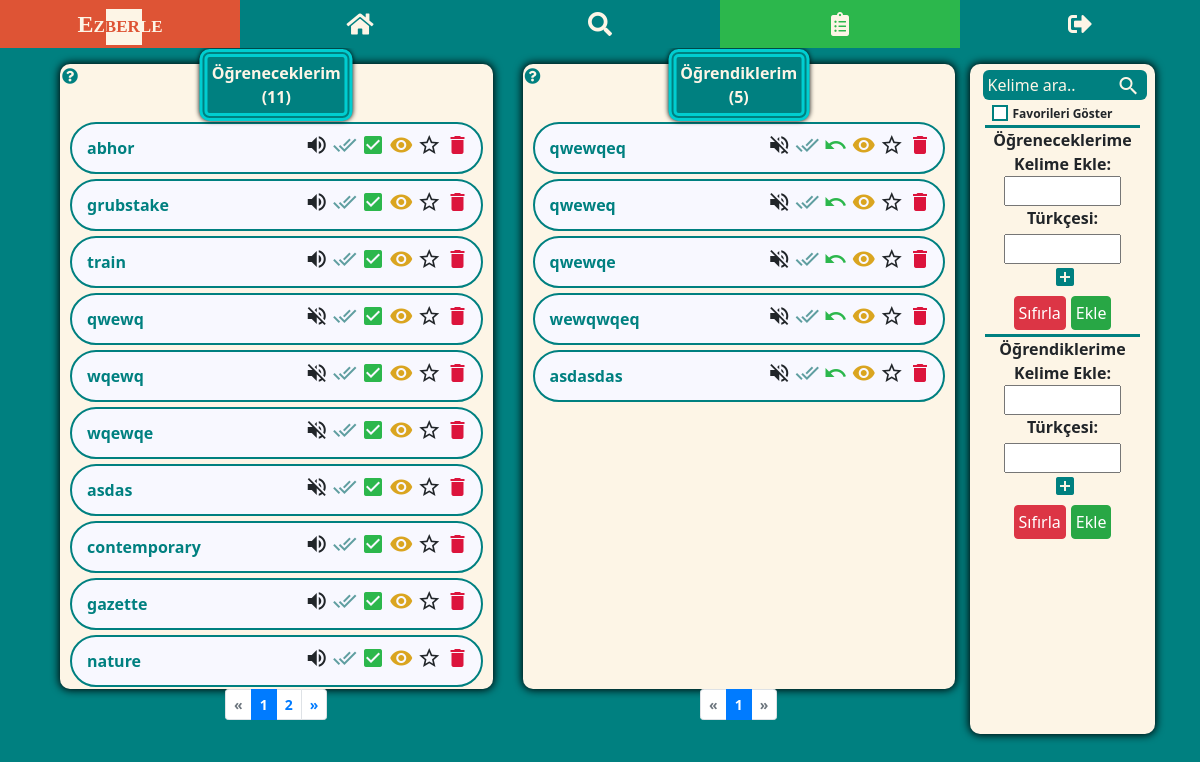
/kelime_listesi/ (signed in), run on the app's committed database.
### my_dict/models.py (models this page shows, shortened)
class WordEn(models.Model):
    user = models.ForeignKey(User, on_delete=models.CASCADE)
    english = models.CharField(max_length=100)
    audio = models.CharField(max_length=300)
    create_time = models.DateTimeField(auto_now_add=True)
    is_learned = models.BooleanField(default=False)
    is_seen = models.BooleanField(default=False)
    is_starred = models.BooleanField(default=False)
    is_in_reminder_list = models.BooleanField(default=False)
    memorize_tracker = FieldTracker(fields=['is_learned'])
    class Meta:
        ordering = ['-create_time']

### my_dict/views.py (the view)
# urls.py: path('kelime_listesi/', my_word_list, name='word-list'),
@login_required
def my_word_list(request):
    learned_words = WordEn.objects.filter(user=request.user, is_learned=True)
    unlearned_words = WordEn.objects.filter(user=request.user, is_learned=False)
    learned_count = len(learned_words)
    unlearned_count = len(unlearned_words)
    if request.method == 'POST':
        if "english-unl" in request.POST:
            word_en = request.POST.get('english-unl')
            word_tr_list = request.POST.getlist('turkish-unl[]')
            if not WordEn.objects.filter(user=request.user, english=word_en).exists():
                create_word_en = WordEn(user=request.user, english=word_en)
                create_word_en.save()
                for word_tr in word_tr_list:
                    if word_tr.strip() != "":
                        create_word_tr = create_word_en.turkish.create(turkish=word_tr)
                        create_word_tr.save()
                is_added = True
            else:
                is_added = False
            data = {'is_added': is_added}
            return JsonResponse(data)
        elif "english-l" in request.POST:
            word_en = request.POST.get('english-l')
            word_tr_list = request.POST.getlist('turkish-l[]')
            if not WordEn.objects.filter(user=request.user, english=word_en).exists():
                create_word_en = WordEn(user=request.user, english=word_en, is_learned=True)
                create_word_en.save()
                for word_tr in word_tr_list:
                    if word_tr.strip() != "":
                        create_word_tr = create_word_en.turkish.create(turkish=word_tr)
                        create_word_tr.save()
                is_added = True
            else:
                is_added = False
            data = {'is_added': is_added}
            return JsonResponse(data)
    elif request.method == "GET":
        word = request.GET.get("q")
        my_word_list_search(request, word)
    paginator_unl = Paginator(unlearned_words, 10)
    page_no_unl = request.GET.get('s')
    page_unl = paginator_unl.get_page(page_no_unl)
    paginator_l = Paginator(learned_words, 10)
    page_no_l = request.GET.get('p')
    page_l = paginator_l.get_page(page_no_l)
    context = {
        'page_obj_unl': page_unl,
        'page_obj_l': page_l,
        'learned_words': learned_words,
        'unlearned_words': unlearned_words,
        'learned_count': learned_count,
        'unlearned_count': unlearned_count,
    }
    return render(request, 'my_dict/word_list.html', context=context)

### my_dict/templates/my_dict/word_list.html (shortened to what this page needs)
{% extends 'base.html' %}
{% load static %}
{% block content %}
<div class="container-md">
<div class="row mt-3">
    <div class="col-lg-5 tbl-first">
        <div class="tbl-words position-relative">
            <span class="wl-title">Öğreneceklerim <br> <div>(<span class="count-unl">{{ unlearned_count }}</span>)</div></span>
            <div class="tt">
              <i class="fas fa-question-circle"></i>
            </div>
            <ul class="unl-word">
                {% if "kelime_listesi/q=" not in request.path or page_obj_unl|length > 0 %}
                    {% for word in page_obj_unl %}
                    <li data-id="{{word.id}}" class="li{{word.id}}">
                        <div class="en-section">
                            <div class="align-self-center word">
                                <a href="{% url 'dictionary' word.english %}">{{ word.english }}</a>
                            </div>
                            <div data-id="{{word.id}}" class="btn-grp">
                                {% if word.audio %}
                                <i title="Dinle" class="material-icons audio">volume_up</i>
                                {% else %}
                                <i title="Ses mevcut değil" class="material-icons audio">volume_off</i>
                                {% endif %}
                                {% if word.is_seen %}
                                <i title="Görüldü" class="material-icons tick-seen dodger">done_all</i>
                                {% else %}
                                <i title="Görüldü" class="material-icons tick-seen cadet">done_all</i>
                                {% endif %}
                                <i title="Ezberledim" class="material-icons tick-learn memorize">check_box</i>
                                <button data-toggle="collapse" data-target=".tr{{word.id}}" class="eye">
                                    <i title="Türkçelerini göster" class="material-icons">remove_red_eye</i>
                                </button>
                                {% if not word.is_starred %}
                                <i title="Favorilere ekle" class="material-icons star">star_border</i>
                                {% else %}
                                <i title="Favorilere eklendi" class="material-icons star pale-yellow">star</i>
                                {% endif %}
                                <i title="Sil" class="material-icons del del-unl">delete</i>
                            </div>
                        </div>
                    </li>
                    {% endfor %}
                {% elif page_obj_unl|length == 0 and '$favorites' not in request.path %}
                    <li>Bu listeye <u>{{word}}</u> için bir kelime kayıt edilmemiş.</li>
                {% endif %}
            </ul>
        </div>
        {% if 'kelime_listesi/q=' not in request.path or unl_pg_count > 9 %}
        <nav aria-label="Page navigation example">
          <ul class="pagination pagination-sm justify-content-center">
          {% if page_obj_unl.has_previous %}
              <li class="page-item">
              <a class="page-link" href="?s={{ page_obj_unl.previous_page_number }}">&laquo</a>
            </li>
          {% else %}
              <li class="page-item disabled">
              <a class="page-link" href="#" tabindex="-1" aria-disabled="true">&laquo</a>
            </li>
          {% endif %}
          {% for i in page_obj_unl.paginator.page_range %}
              {% if page_obj_unl.number == i %}
                  <li class="page-item active" aria-current="page">
                <span class="page-link">
                  {{ i }}
                </span>
              </li>
              {% elif i > page_obj_unl.number|add:'-5' and i < page_obj_unl.number|add:'5' %}
                   <li class="page-item"><a class="page-link" href="?s={{ i }}">{{ i }}</a></li>
              {% endif %}
          {% endfor %}
          {% if page_obj_unl.has_next %}
              <li class="page-item">
              <a class="page-link" href="?s={{ page_obj_unl.next_page_number }}">&raquo</a>
            </li>
          {% else %}
              <li class="page-item disabled">
              <a class="page-link" href="#" tabindex="-1" aria-disabled="true">&raquo</a>
            </li>
          {% endif %}
        </ul>
      </nav>
        {% endif %}
    </div>
    <div class="col-lg-5 mt-md-2 mt-lg-0">
        <div class="tbl-words position-relative">
            <span class="wl-title">Öğrendiklerim <br> (<span class="count-l">{{ learned_count }}</span>)</span>
            <div class="tt">
              <i class="fas fa-question-circle"></i>
            </div>
            <ul class="l-word">
                {% if "kelime_listesi/q=" not in request.path or page_obj_l|length > 0 %}
                    {% for word in page_obj_l %}
                    <li data-id="{{word.id}}" class="li{{word.id}}">
                        <div class="en-section">
                            <div class="align-self-center word">
                                <a href="{% url 'dictionary' word.english %}">{{ word.english }}</a>
                            </div>
                            <div data-id="{{word.id}}" class="btn-grp">
                                {% if word.audio %}
                                <i title="Dinle" class="material-icons audio">volume_up</i>
                                <audio src="{{word.audio}}"></audio>
                                {% else %}
                                <i title="Ses mevcut değil" class="material-icons audio">volume_off</i>
                                {% endif %}
                                {% if word.is_seen %}
                                <i title="Görüldü" class="material-icons tick-seen dodger">done_all</i>
                                {% else %}
                                <i title="Görüldü" class="material-icons tick-seen cadet">done_all</i>
                                {% endif %}
                                <i title="Unuttum" class="material-icons tick-unlearn memorize">undo</i>
                                {% if word.turkish %}
                                <button data-toggle="collapse" data-target=".tr{{word.id}}" class="eye"><i title="Türkçelerini göster" class="material-icons">remove_red_eye</i></button>
                                {% endif %}
                                {% if not word.is_starred %}
                                <i title="Favorilere ekle" class="material-icons star">star_border</i>
                                {% else %}
                                <i title="Favorilere eklendi" class="material-icons star pale-yellow">star</i>
                                {% endif %}
                                <i title="Sil" class="material-icons del del-l">delete</i>
                            </div>
                        </div>
                    </li>
                    {% endfor %}
                {% elif page_obj_l|length == 0 and '$favorites' not in request.path %}
                    <li>Bu listeye <u>{{word}}</u> için bir kelime kayıt edilmemiş.</li>
                {% endif %}
            </ul>
        </div>
        {% if 'kelime_listesi/q=' not in request.path or l_pg_count > 9 %}
        <nav aria-label="Page navigation example">
          <ul class="pagination pagination-sm justify-content-center">
          {% if page_obj_l.has_previous %}
              <li class="page-item">
              <a class="page-link" href="?p={{ page_obj_l.previous_page_number }}">&laquo</a>
            </li>
          {% else %}
              <li class="page-item disabled">
              <a class="page-link" href="#" tabindex="-1" aria-disabled="true">&laquo</a>
            </li>
          {% endif %}
          {% for i in page_obj_l.paginator.page_range %}
              {% if page_obj_l.number == i %}
                  <li class="page-item active" aria-current="page">
                <span class="page-link">
                  {{ i }}
                </span>
              </li>
              {% elif i > page_obj_l.number|add:'-5' and i < page_obj_l.number|add:'5' %}
                   <li class="page-item"><a class="page-link" href="?p={{ i }}">{{ i }}</a></li>
              {% endif %}
          {% endfor %}
          {% if page_obj_l.has_next %}
              <li class="page-item">
              <a class="page-link" href="?p={{ page_obj_l.next_page_number }}">&raquo</a>
            </li>
          {% else %}
              <li class="page-item disabled">
              <a class="page-link" href="#" tabindex="-1" aria-disabled="true">&raquo</a>
            </li>
          {% endif %}
          </ul>
        </nav>
        {% endif %}
    </div>
    <div class="col-lg-2 col-sm-8 word-mng mb-lg-0 mb-5">
        <div>
            <div class="d-flex justify-content-center word-mng-search">
                {% if 'kelime_listesi/q=' in request.path and '$favorites' not in request.path %}
                    <input title="Bir kelime arayın" class="srch-i" type="search" placeholder="Kelime ara.." onClick="this.setSelectionRange(0, this.value.length)" aria-autocomplete="none" autofocus>
                    <button class="srch-btn" type="submit">
                        <i class="material-icons">search</i>
                    </button>
                {% else %}
                    <input title="Bir kelime arayın" class="srch-i" type="search" placeholder="Kelime ara.." onClick="this.setSelectionRange(0, this.value.length)" aria-autocomplete="none" autofocus>
                    <button class="srch-btn" type="submit">
                        <i class="material-icons">search</i>
                    </button>
                {% endif %}
            </div>
            {% if '$favorites' in request.path %}
            <div class="d-flex justify-content-center show-fav">
                <label class="custom-cb" for="show-fav">Favorileri Göster
                    <input id="show-fav" type="checkbox" checked>
                    <span class="checkbox"></span>
                </label>
            </div>
            {% else %}
            <div class="d-flex justify-content-center show-fav">
                <label class="custom-cb" for="show-fav">Favorileri Göster
                    <span class="checkbox"></span>
                </label>
            </div>
            {% endif %}
        </div>
        <div class="mng-body">
            <div class="text-center mng-top">
                <div>
                    <span id="add-title-unl">Öğreneceklerime</span><br>
                    <label for="english-unl">Kelime Ekle:</label>
                </div>
                <div><input type="text" id="english-unl" name="english-unl" required autocomplete="off"></div>
                <div><label for="turkish-unl">Türkçesi:</label></div>
                <div><input type="text" id="turkish-unl" name="turkish-unl" class="input-tr-unl mt-1 turkish w-75" autocomplete="off"></div>
                <div class="d-flex justify-content-center">
                  <button class="add-tr add-tr-unl"><i class="material-icons teal">add_box</i></button>
                </div>
                <div class="d-flex justify-content-center mb-1">
                  <input class="btn btn-danger p-1 reset-unl" type="reset" value="Sıfırla">
                  <input class="btn btn-success p-1 add2unl" type="submit" value="Ekle">
                </div>
            </div>
        </div>
        <div class="text-center mng-bottom">
            <div>
                <span id="add-title-l">Öğrendiklerime</span> <br>
                <label for="english-l">Kelime Ekle:</label>
            </div>
            <div><input type="text" id="english-l" name="english-l" required autocomplete="off"></div>
            <div><label for="turkish-l">Türkçesi:</label></div>
            <div><input type="text" id="turkish-l" name="turkish-l" class="input-tr-l mt-1 turkish w-75" autocomplete="off"></div>
            <div class="d-flex justify-content-center">
              <button class="add-tr add-tr-l"><i class="material-icons teal">add_box</i></button>
            </div>
            <div class="d-flex justify-content-center mng-form2 mb-sm-1 mb-lg-0">
              <input class="btn btn-danger p-1 reset-l" type="reset" value="Sıfırla">
              <input class="btn btn-success p-1 add2l" type="submit" value="Ekle">
            </div>
        </div>
    </div>
</div>
</div>
{% endblock %}

### data on the page
WordEn: english "abhor", is_seen False (drawn), is_starred False (drawn)
WordEn: english "grubstake", is_seen False (drawn), is_starred False (drawn)
WordEn: english "train", is_seen False (drawn), is_starred False (drawn)
WordEn: english "qwewq", is_seen False (drawn), is_starred False (drawn)
WordEn: english "wqewq", is_seen False (drawn), is_starred False (drawn)
WordEn: english "wqewqe", is_seen False (drawn), is_starred False (drawn)
WordEn: english "asdas", is_seen False (drawn), is_starred False (drawn)
WordEn: english "contemporary", is_seen False (drawn), is_starred False (drawn)
WordEn: english "gazette", is_seen False (drawn), is_starred False (drawn)
WordEn: english "nature", is_seen False (drawn), is_starred False (drawn)
WordEn: english "qwewqeq", is_seen False (drawn), is_starred False (drawn)
WordEn: english "qweweq", is_seen False (drawn), is_starred False (drawn)
WordEn: english "qwewqe", is_seen False (drawn), is_starred False (drawn)
WordEn: english "wewqwqeq", is_seen False (drawn), is_starred False (drawn)
WordEn: english "asdasdas", is_seen False (drawn), is_starred False (drawn)

### other printed values
{{ unlearned_count }} "11"
{{ i }} "1"
{{ i }} "2"
{{ learned_count }} "5"
